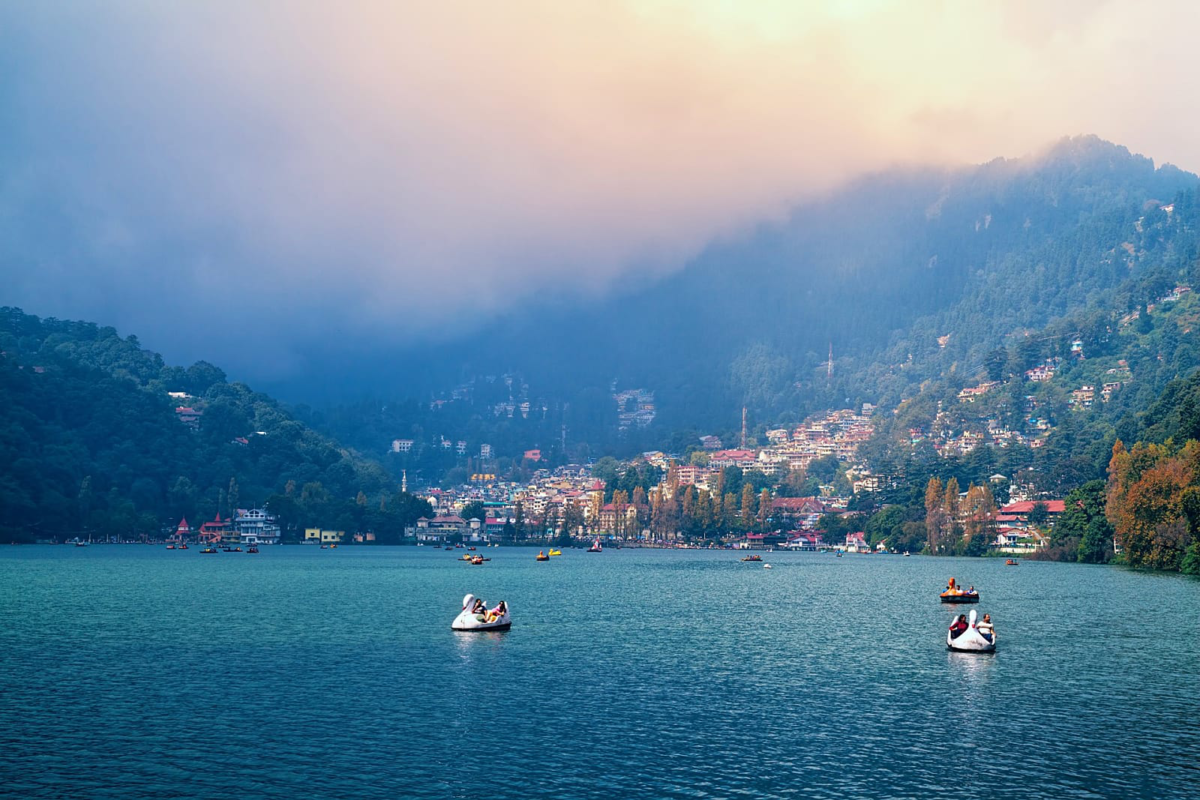
#> input picture nainital.png, 1200 x 800 px
$ python encrypt.py
#> lines starting #> are read from the running program, lines starting #| are printed output that depends on the picture
import numpy as np
from PIL import Image

# Logistic map function ##
def logistic_map(x, r):
    return r * x * (1 - x)

# Generate chaotic key using logistic map
def generate_chaotic_key(length, image_size, x0, r):
#> called with length = 3840000, image_size = (1200, 800), x0 = 0.1, r = 3.9
    key = []
    x = x0
    for _ in range(length):
        x = logistic_map(x, r)
        key.append(x)
    return (np.array(key).reshape([image_size[1], image_size[0], 4]) * 255).astype(np.uint8)


# Encryption function
def encrypt_image(image_path, key):
    # Open the image
#> called with image_path = 'nainital.png'
    img = Image.open(image_path)
#> img is the input picture: PIL image 1200x800 RGBA; mean R, G, B, A 99.9, 134.7, 158.4, 255
    img_array = np.array(img).astype(np.uint8)
    print(img_array.shape)
#| (800, 1200, 4)
    # Perform encryption using XOR operation
    encrypted_data = np.bitwise_xor(img_array, key)
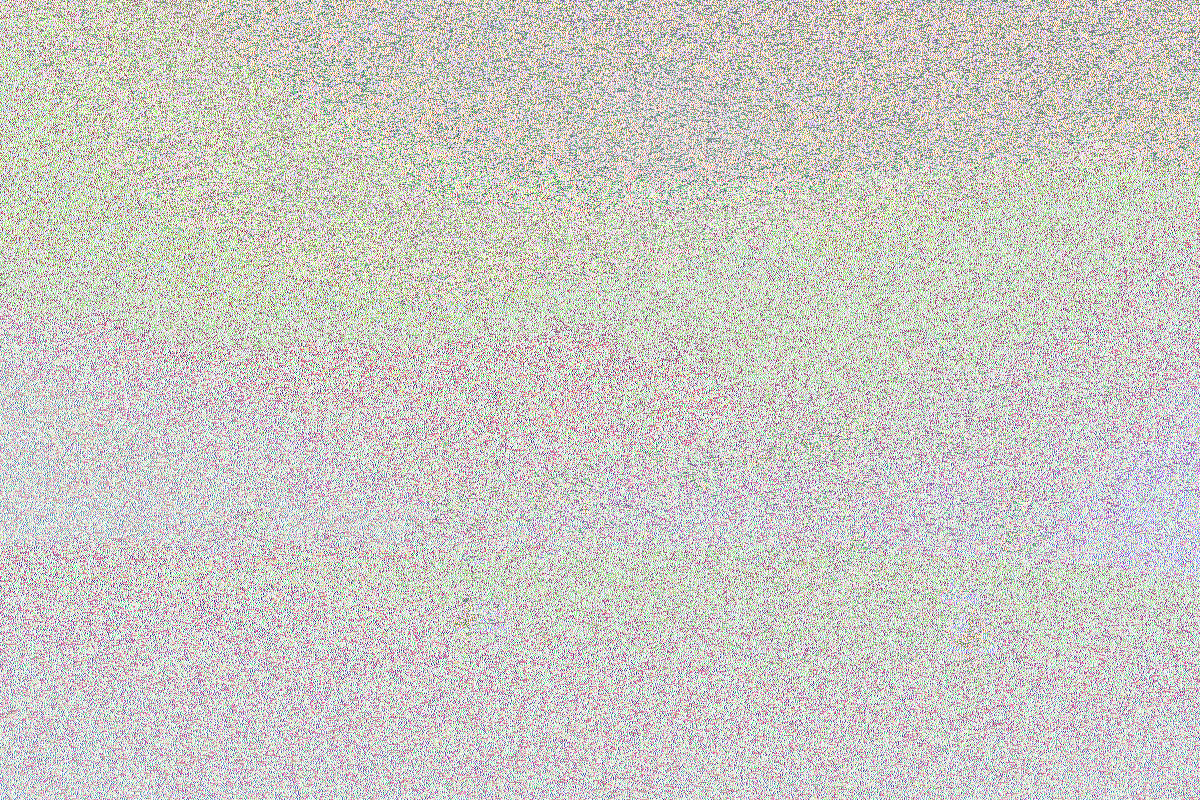
#> encrypted_data: shape (800, 1200, 4); mean R, G, B, A 131.5, 126.1, 122.6, 104.4; transparent parts drawn white

    # Create encrypted image from encrypted data
    encrypted_img = Image.fromarray(encrypted_data)
    return encrypted_img

# Decryption function
def decrypt_image(encrypted_img_path, key):
    # Open the encrypted image
    encrypted_img = Image.open(encrypted_img_path)
    encrypted_array = np.array(encrypted_img)

    # Perform decryption using XOR operation
    decrypted_data = np.bitwise_xor(encrypted_array, key)

    # Create decrypted image from decrypted data
    decrypted_img = Image.fromarray(decrypted_data.astype(np.uint8))
    return decrypted_img

# Example usage
if __name__ == "__main__":
    # Parameters
    image_path = "nainital.png"
    encrypted_image_path = "encrypted_image.png"
    decrypted_image_path = "decrypted_image.png"
    image_size = (1200, 800)
    key_length = image_size[0] * image_size[1] * 4

    # Logistic map parameters
    x0 = 0.1  # Initial condition
    r = 3.9  # Parameter for logistic map

    # Generate chaotic key
    chaotic_key = generate_chaotic_key(key_length, image_size, x0, r)
    print(chaotic_key)
    # Encrypt the image
    encrypted_img = encrypt_image(image_path, chaotic_key)
    # print(encrypted_img)
    encrypted_img.save(encrypted_image_path)

    # Decrypt the image
    decrypted_img = decrypt_image(encrypted_image_path, chaotic_key)
    decrypted_img.save(decrypted_image_path)
